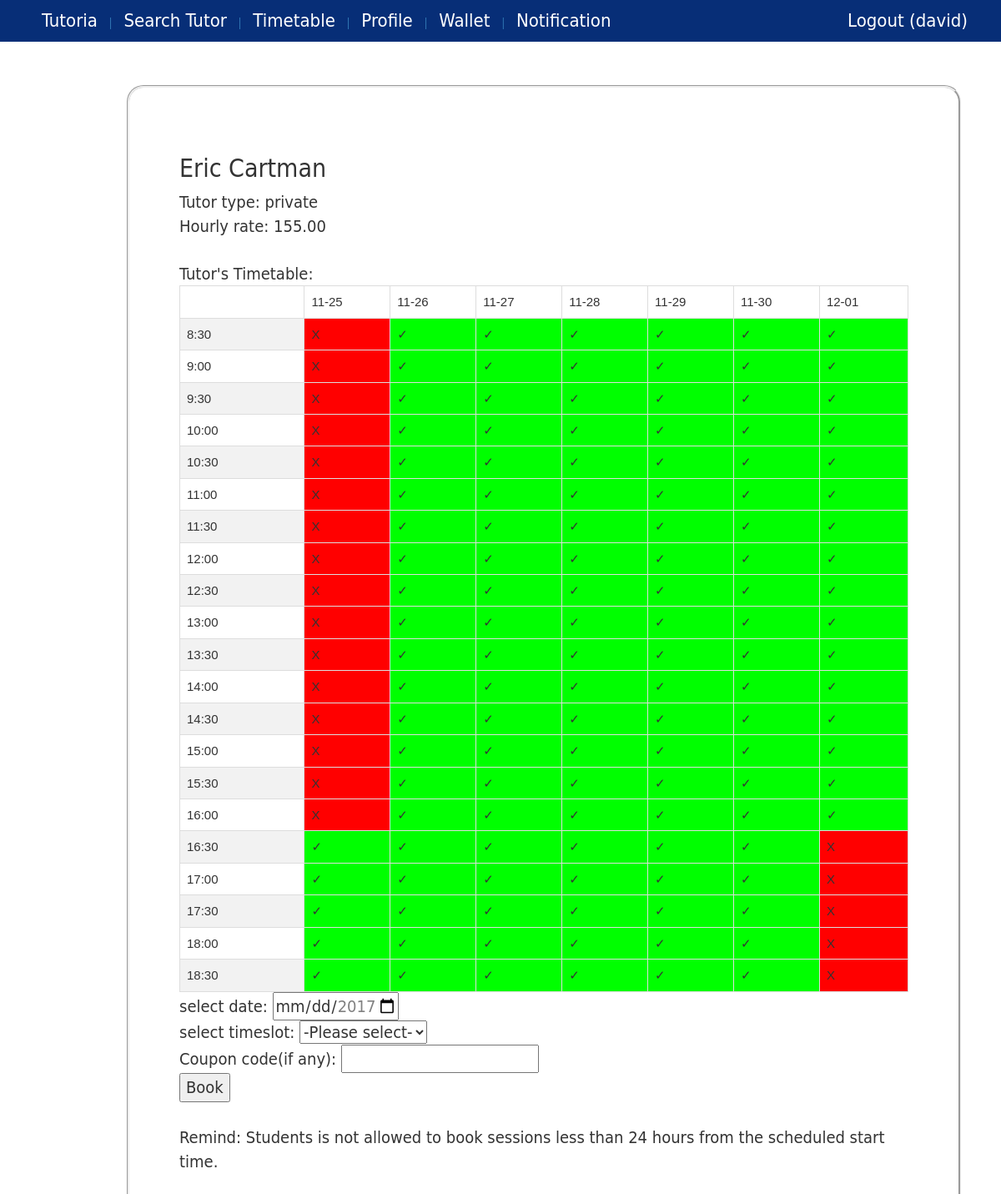
/booktutor/5 (signed in), run on an earlier commit of the app's database.
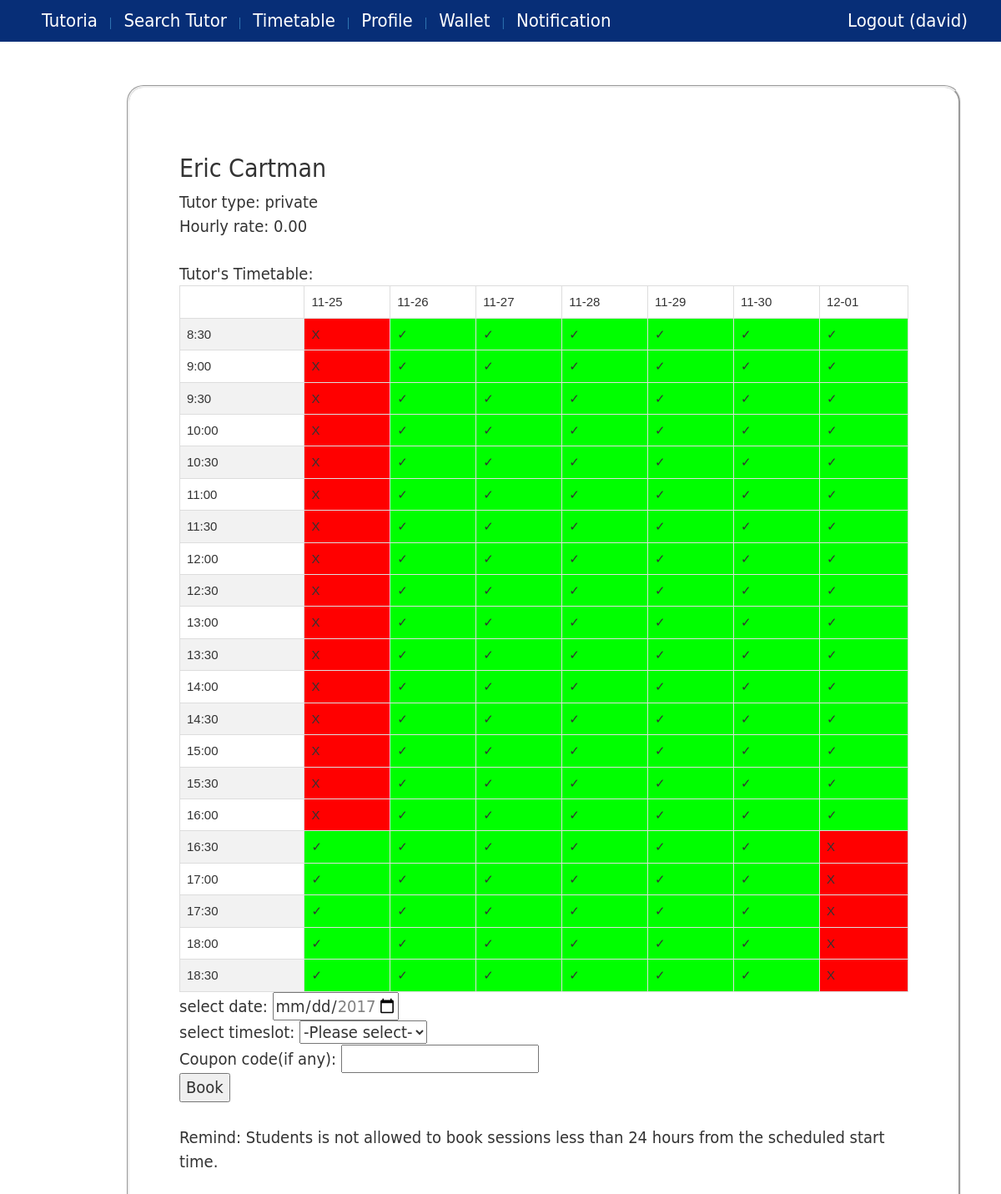
And on a later commit of the database.
### core/models.py (models this page shows, shortened)
class Tutor(models.Model):
    profile = models.OneToOneField(Profile, on_delete=models.CASCADE)
    tutor_type =  models.ForeignKey(TutorType, blank=True, null=True )
    hourly_rate = models.DecimalField(max_digits=10, decimal_places=2, default=Decimal(0.0))
    tag = models.ManyToManyField(Tag, blank=True)
    university = models.ForeignKey(University, blank=True,null=True)
    course = models.ManyToManyField(Course, blank=True)
    bio = models.CharField(max_length=500, blank=True,null=True)
    isHideProfile = models.BooleanField(default=False)
    @property
    def getTutorType(self):
        try:
            return self.tutor_type.tutor_type
        except:
            return ""
    @property
    def isPrivateTutor(self):
        return self.tutor_type.tutor_type=="private"

class Profile(models.Model):
    user = models.OneToOneField(User, on_delete=models.CASCADE)
    phone = models.CharField(max_length=20)
    user_type =  models.ForeignKey(UserType)
    wallet = models.OneToOneField(Wallet)
    @property
    def getUserFullName(self):
        user=self.user
        fname=""
        if user.first_name != None:
            fname += user.first_name
        if user.first_name != None and user.last_name != None:
            fname += " " + user.last_name
        elif user.last_name != None:
            fname += user.last_name
        return fname
    @property
    def hasNotification(self):
        return len(Notification.objects.filter(profile=self,checked=False))>0

class TutorType(models.Model):
    tutor_type =  models.CharField(max_length=10)

### core/views.py (the view, shortened to what this page needs)
# urls.py: url(r'^booktutor/(?P<tutor_id>[0-9]+)$', views.bookTutor, name='book_tutor'),
@login_required
def bookTutor(request, tutor_id):
    if request.user.username =="admin":
        return HttpResponse("You logged in as admin.")
    tutor = get_object_or_404(Tutor, pk=tutor_id)
    context={}
    current = getCurrentDatetime()
    week_after = current + timedelta(days=7)
    unavailableTimeObj = Session.objects.filter(tutor=tutor).filter(isBlackedout=True).filter(end_date__gt=current).filter(start_date__lt=week_after)
    occupiedTimeObj = Session.objects.filter(tutor=tutor).exclude(status="cancelled").filter(isBlackedout=False).filter(status="booked").filter(end_date__gt=current).filter(start_date__lt=week_after)
    unavailable_time = [ getDatetimeStr(t.start_date)+" to "+getDatetimeStr(t.end_date) for t in unavailableTimeObj]
    occupied_time = [ getDatetimeStr(t.start_date)+" to "+getDatetimeStr(t.end_date) for t in occupiedTimeObj]
    context['tutor']=tutor
    context['unavailable_time']=unavailable_time
    context['occupied_time']=occupied_time
    if tutor.isPrivateTutor:
        amount = tutor.hourly_rate*Decimal(1.05)
        context['fee']= '%.2f'%amount
    d=['','8:30']
    for x in range (9,19):
        d.append("{}:00".format(x))
        d.append("{}:30".format(x))
    row_list=[]
    row_list.append(d)
    current = getCurrentDatetime() + timedelta(days=1)
    current = current.replace(hour=8,minute=30,second=0, microsecond=0)
    for x in range (0,7):
        current = current.replace(hour=8,minute=30,second=0, microsecond=0)
        temp = [current.date().strftime('%m-%d')]
        temp.append(validateBookingDatetime(current, current+timedelta(minutes=30), tutor))
        for y in range (0,20):
            current = current + timedelta(minutes=30)
            temp.append(validateBookingDatetime(current, current+timedelta(minutes=30), tutor))
        row_list.append(temp)
        current = current.replace(hour=8,minute=30,second=0, microsecond=0)
        current = current + timedelta(days=1)
    context['row_list']=zip(*row_list)
    return render(request, 'book_tutor.html', context)

### core/utility.py (called while the page is built)
def getCurrentDatetime():
    local_timezone = timezone(settings.TIME_ZONE)
    return datetime.now().astimezone(local_timezone)

def validateBookingDatetime(date_start, date_end, tutor):
    if date_start < getCurrentDatetime()+timedelta(hours=24):
        return False
    if date_start > getCurrentDatetime()+timedelta(days=7):
        return False
    session_list = Session.objects.filter(tutor=tutor).exclude(status="cancelled").exclude(end_date__lte=date_start).exclude(start_date__gte=date_end)
    if len(session_list)>0:
        return False
    else:
        return True

### core/templates/book_tutor.html (shortened to what this page needs)
{% extends 'base.html' %}
{% block content %}
<h2>{{tutor.profile.getUserFullName}}</h2>
Tutor type: {{tutor.getTutorType}} <br/>
Hourly rate: {{tutor.hourly_rate}}<br/><br/>
Tutor's Timetable:
<table id="timetable">
    {% for row in row_list %}
        <tr>
            {% for cell in row %}
                {% if cell is False %}
                    <td bgcolor="#FF0000">X</td>
                {% elif cell is True %}
                    <td bgcolor="#00FF00">✓</td>
                {% else %}
                    <td style="width: 12px">{{cell}}</td>
                {% endif %}
            {% endfor %}
        </tr>
    {% endfor %}
</table>
<form action="{% url 'book_tutor' tutor.id %}" method="POST">
    {% csrf_token %} select date:
    <input id="booking_date" type="date" name="booking_date" /><br/>
    select timeslot:
    {% if tutor.getTutorType == "private" %}
        <select id="booking_time" name="booking_time">
            <option disabled selected value="notSelected"> -Please select- </option>
        </select>
    {% endif %}
    <br/>
    {% if tutor.isPrivateTutor %}
        Coupon code(if any): <input type="text" name="coupon_code" maxlength="12" /> <br/>
        <button type="submit" onclick="return validateFrom(); return confirmBookSession();">Book</button>
    {% else %}
        <button type="submit" onclick="return validateFrom();">Book</button>
    {% endif %}
    <br/><br/>
    <p>Remind: Students is not allowed to book sessions less than 24 hours from the scheduled start time.</p>
</form>
{% endblock %}

What changed in the data, as far as the page shows it:
changed Tutor "Eric Cartman": hourly_rate "155.00" → "0.00"
